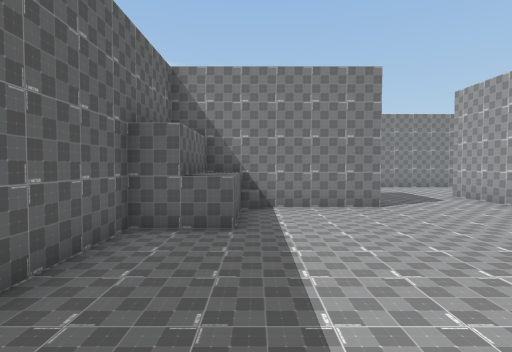
view 1 (above)

24 first-person views from a walk through a scene from a Unity 3-D project. The camera is 1.4 m above the floor, tilts 2° down and sees 80° across. The floor is counted in squares, 2 m on a side. Each view is taken from the middle of a square. On the plan, view 1 faces up. The plan holds only what a view shows up to about 10 squares ahead; the rest is blank. The place goes on beyond the plan. The player character is not drawn.

view 2
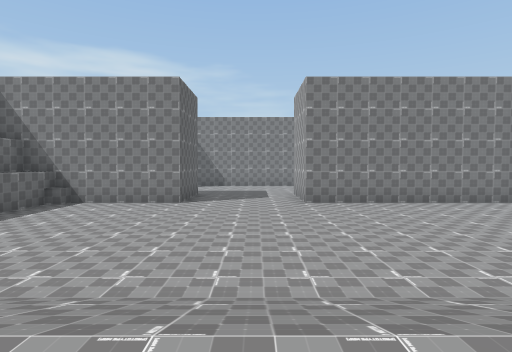

view 3
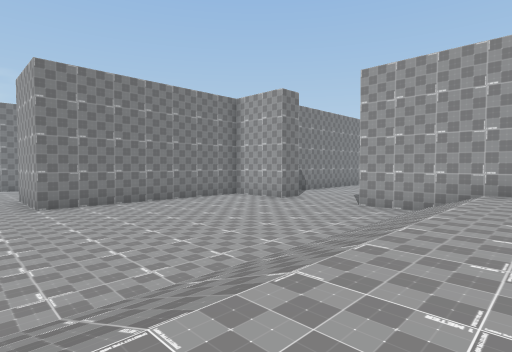

view 4
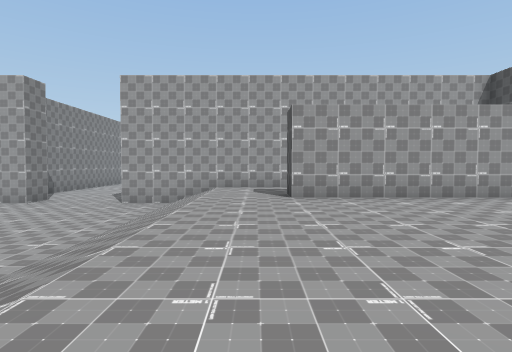

view 5
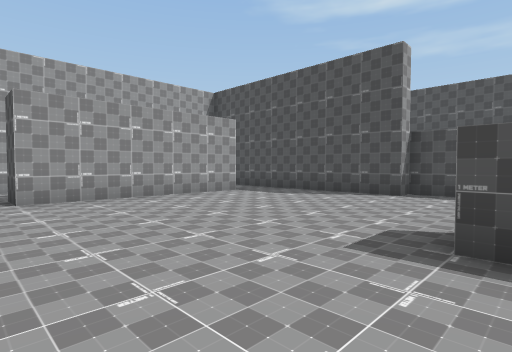

view 6
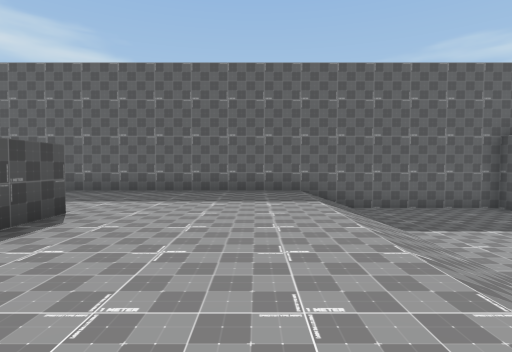

view 7
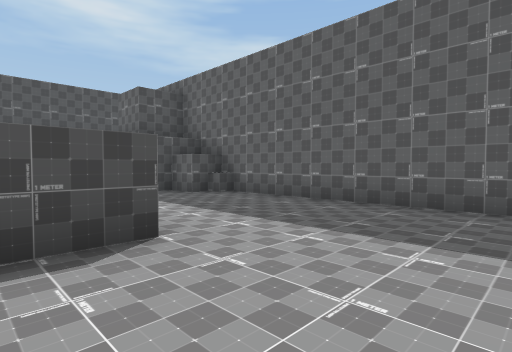

view 8
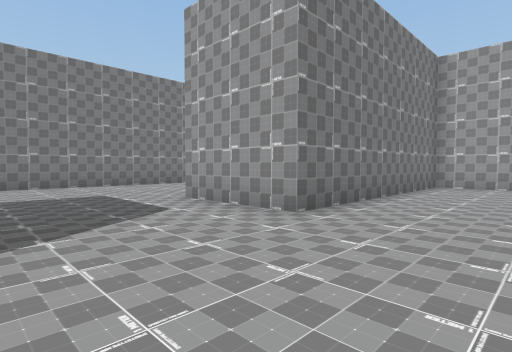

view 9
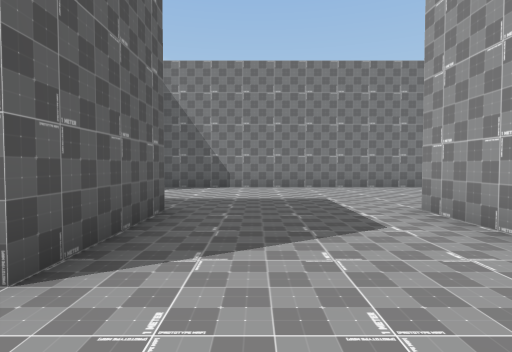

view 10
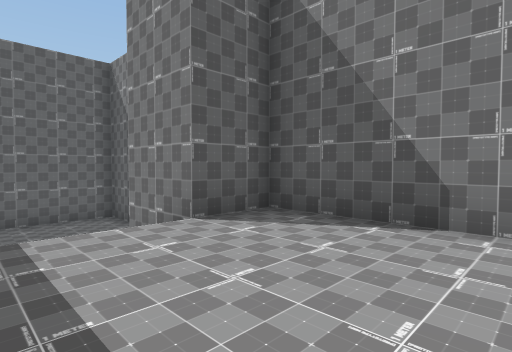

view 11
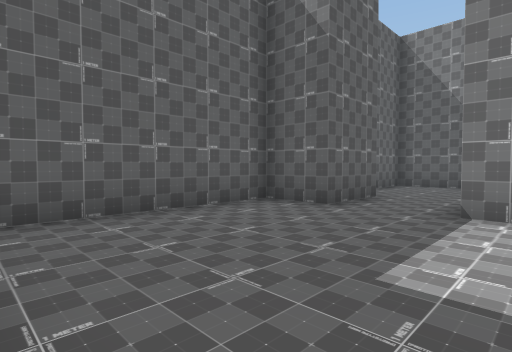

view 12
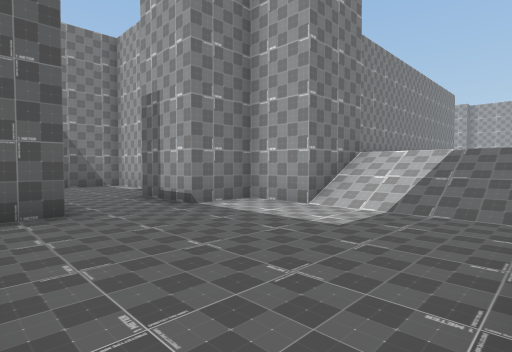

view 13
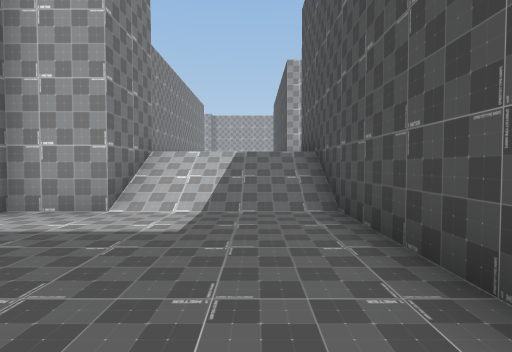

view 14
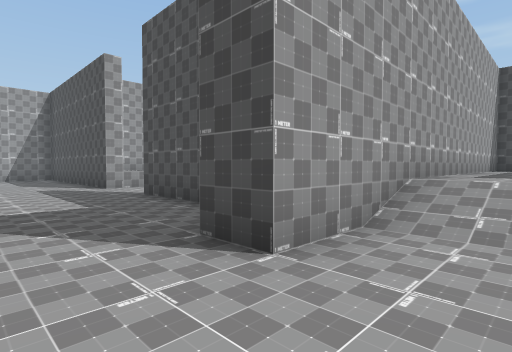

view 15
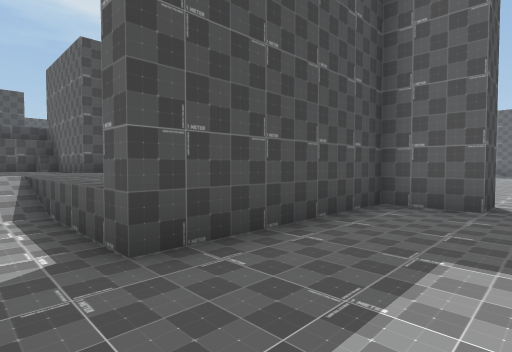

view 16
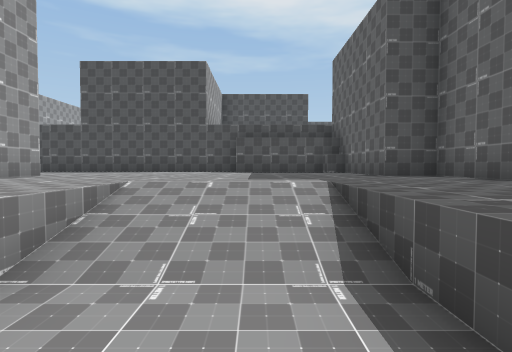

view 17
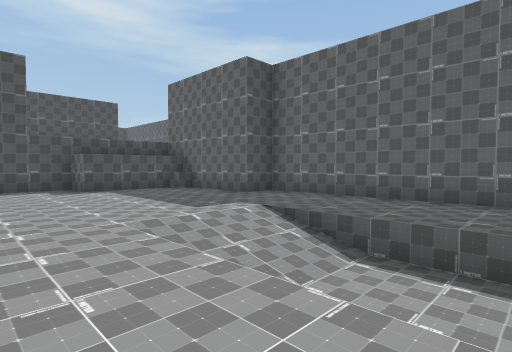

view 18
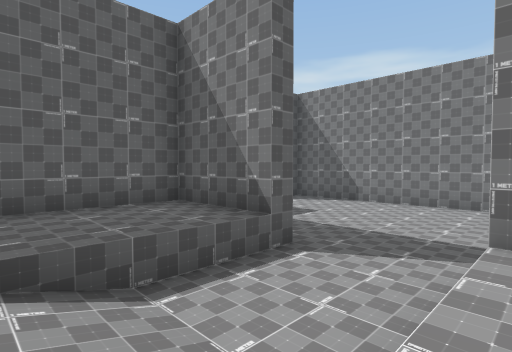

view 19
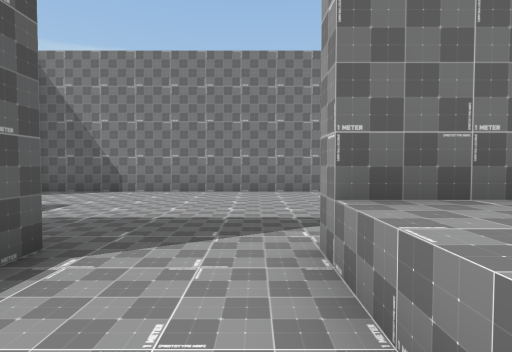

view 20
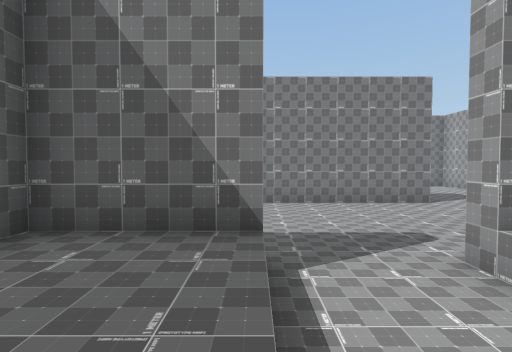

view 21
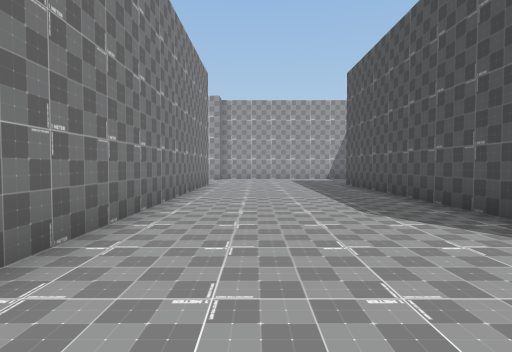

view 22
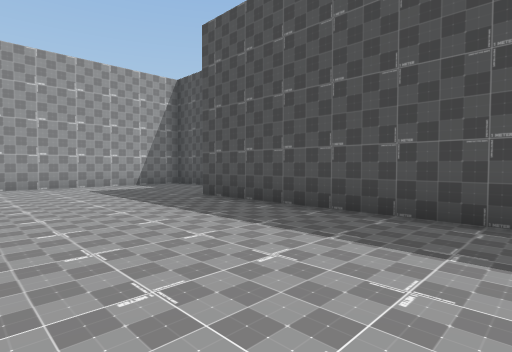

view 23
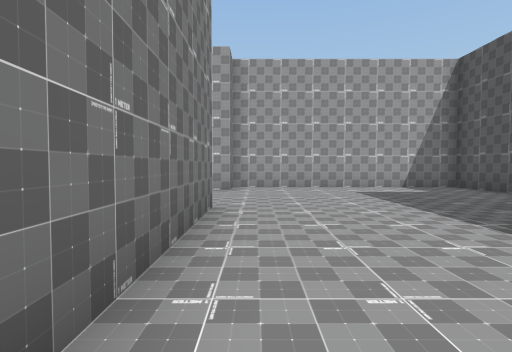

view 24
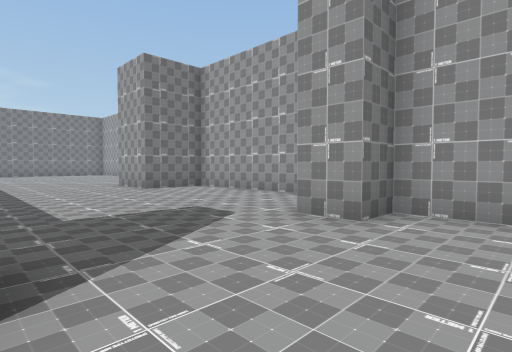

### Floor plan
Key: @ floor where view 1 was taken; # wall or solid block; x gap in a wall; . main floor; : floor 1 m higher than the main floor; - floor 2 m lower than the main floor; + floor 4 m higher than the main floor; / step, stairs or slope.
Columns run from 6 left of view 1 to 24 right of it. Each row starts with its distance up from view 1.
 26                         ...
 25                         ...#
 24                         ...###
 23  #####                  .....#
 22  #---#                  .....#
 21  #---#                  .....#
 20   ---                  ......#
 19   ---                  ......
 18   #-#                  .....
 17 ###-####################...##
 16 #-----##....................#
 15 #-----//....................#
 14 #-----//....................#
 13 #-----//....................#
 12 #-----//....................#
 11    #######....##########....#
 10          #....# ######   ...#
  9      #####....########    ###
  8      #...............##########
  7      #...............#.........
  6    ###.........................
  5    #...........................
  4    #...........................
  3    #.................#.........
  2    #.................#..###..##
  1    #/////////////////####:x..::
  0    #::@::::::::::::::###:::..::
 -1    #:::::::::::::::::###::///::
 -2    #::::::::::::::#::###::///::
 -3    #::::::::::::::# :###:::::::
 -4    #::::####::::::# :###:::::::
 -5    #::::    ::::::# :####::::::
 -6    #::::    ::::::# :#  #::::::
 -7    #:::     :::::::  #  #::::::
 -8    ##:      ::#####  #  ####:::
 -9    #                        +##
-10     ##
-11      #
-12
-13
-14        ##   ##

Positions as (right, up) in squares from view 1, and headings:
1: (0, 0), facing up
2: (6, -1), facing up
3: (6, -1), facing up-right
4: (5, -1), facing right
5: (5, -1), facing down-right
6: (6, -1), facing left
7: (3, -1), facing down-left
8: (4, 6), facing up-right
9: (5, 7), facing up
10: (5, 13), facing up-left
11: (-1, 12), facing up-left
12: (-5, 12), facing up-right
13: (-5, 13), facing right
14: (13, 5), facing down-right
15: (21, 4), facing down-left
16: (21, 1), facing down
17: (24, 1), facing down-left
18: (23, -2), facing up-left
19: (22, -1), facing up
20: (20, -2), facing up
21: (6, 15), facing right
22: (11, 16), facing down-right
23: (12, 16), facing right
24: (17, 15), facing up-right
